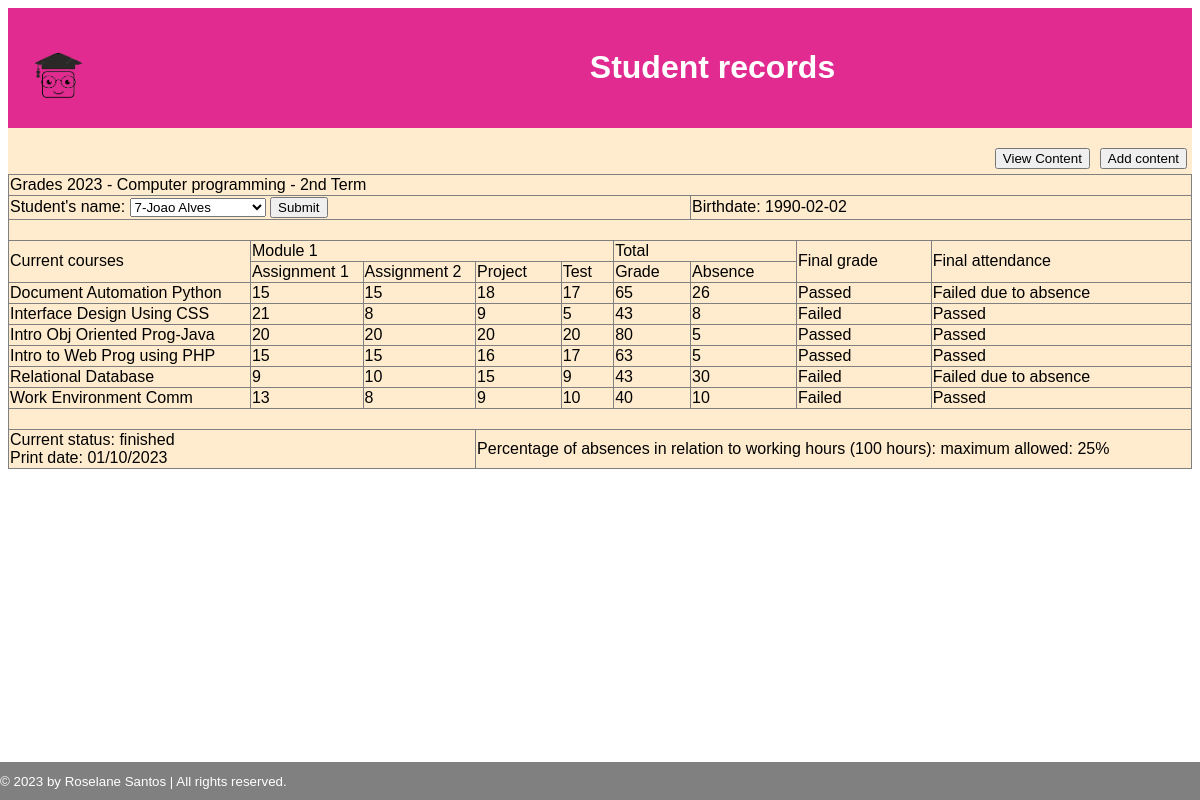
/index.php?student_id=7, run on the app's committed database.
### tables this page shows
CREATE TABLE `student_grade` (
  `id` int(11) NOT NULL AUTO_INCREMENT,
  `student_name` varchar(255) NOT NULL,
  `birthdate` date DEFAULT NULL,
  `course1_grade_assignment_1` float DEFAULT NULL,
  `course1_grade_assignment_2` float DEFAULT NULL,
  `course1_project` float DEFAULT NULL,
  `course1_grade_test` float DEFAULT NULL,
  `course1_absences` int(11) DEFAULT NULL,
  `course2_grade_assignment_1` float DEFAULT NULL,
  `course2_grade_assignment_2` float DEFAULT NULL,
  `course2_project` float DEFAULT NULL,
  `course2_grade_test` float DEFAULT NULL,
  `course2_absences` int(11) DEFAULT NULL,
  `course3_grade_assignment_1` float DEFAULT NULL,
  `course3_grade_assignment_2` float DEFAULT NULL,
  `course3_project` float DEFAULT NULL,
  `course3_grade_test` float DEFAULT NULL,
  `course3_absences` int(11) DEFAULT NULL,
  `course4_grade_assignment_1` float DEFAULT NULL,
  `course4_grade_assignment_2` float DEFAULT NULL,
  `course4_project` float DEFAULT NULL,
  `course4_grade_test` float DEFAULT NULL,
  `course4_absences` int(11) DEFAULT NULL,
  `course5_grade_assignment_1` float DEFAULT NULL,
  `course5_grade_assignment_2` float DEFAULT NULL,
  `course5_project` float DEFAULT NULL,
  `course5_grade_test` float DEFAULT NULL,
  `course5_absences` int(11) DEFAULT NULL,
  `course6_grade_assignment_1` float DEFAULT NULL,
  `course6_grade_assignment_2` float DEFAULT NULL,
  `course6_project` float DEFAULT NULL,
  `course6_grade_test` float DEFAULT NULL,
  `course6_absences` int(11) DEFAULT NULL,
  PRIMARY KEY (`id`)
);

### index.php (the view, shortened to what this page needs)
<!DOCTYPE html>
<html>
<head>
    <link rel="stylesheet" href="css/styles.css" />
</head>
    <?php
        $mysqli = new mysqli("localhost", "root", "", "assignment_1");
        $sql = "SELECT id, student_name FROM student_grade";
        $result = $mysqli->query($sql);
        $student_data = [];
        $student_id = '';
        if (isset($_GET['student_id'])&& $_GET['student_id']!= "") {
            $student_id = $_GET['student_id'];
            $sql = "SELECT * from student_grade where id=".$student_id;
            $student_data = $mysqli->query($sql)->fetch_assoc();
        }
        function calc_grade($student_data, $course) {
            if (isset($student_data[$course."_grade_assignment_1"]) && isset($student_data[$course."_grade_assignment_2"])
            && isset ($student_data[$course."_project"]) && isset($student_data[$course."_grade_test"]))        {
                  return $student_data[$course."_grade_assignment_1"] + $student_data[$course."_grade_assignment_2"]+
                  $student_data[$course."_project"] + $student_data[$course."_grade_test"];
            }
            return "";
        }
    ?>
    <body>
        <header>
            <div class="logo">
                <img src="img/logo.png" alt="Car" style="width:45%">
            </div>
            <h1>Student records</h1>
        </header>
        <nav>
            <a href="add_content.php">
            <button>Add content</button>
            </a>
        </nav>
        <nav>
            <a href="index.php">
                <button>View Content</button>
            </a>
        </nav>
        <main>
            <table class border=1>
                <tr>
                    <td colspan="9">Grades 2023 - Computer programming - 2nd Term</td>
                </tr>
                <tr>
                    <td colspan="6">
                        <form>
                            Student's name:
                            <select id ="student_id" name ="student_id" method="GET">
                                <?php
                                    while($row = $result->fetch_assoc()) {
                                        echo "<option value='".$row["id"]."' ".($student_id==$row["id"]?"selected":"").">"
                                            .$row["id"]."-".$row["student_name"]
                                            ."</option>";
                                    }
                                ?>
                            </select>
                            <button type="submit" name="btnSubmit" value="btnSubmit">Submit</button><br>
                        </form>
                    </td>
                    <td colspan="3">Birthdate: <?=$student_data["birthdate"] ?? "" ?></td>
                </tr>
                <tr>
                    <td colspan="9">&nbsp;</td>
                </tr>
                <tr>
                    <td rowspan="2">Current courses</td>
                    <td colspan="4">Module 1</td>
                    <td colspan="2">Total </td>
                    <td rowspan="2">Final grade</td>
                    <td rowspan="2">Final attendance</td>
                </tr>
                <tr>
                    <td>Assignment 1</td>
                    <td>Assignment 2</td>
                    <td>Project</td>
                    <td>Test</td>
                    <td>Grade</td>
                    <td>Absence</td>
                </tr>
                <tr>
                    <td>Document Automation Python</td>
                    <td><?=$student_data["course1_grade_assignment_1"] ?? "" ?></td>
                    <td><?=$student_data["course1_grade_assignment_2"] ?? "" ?></td>
                    <td><?=$student_data["course1_project"] ?? "" ?></td>
                    <td><?=$student_data["course1_grade_test"] ?? "" ?></td>
                    <td><?=calc_grade($student_data,"course1") ?></td>
                    <td><?=$student_data["course1_absences"] ?? "" ?></td>
                    <td><?php if($student_id) echo calc_grade($student_data,"course1") > 60? "Passed": "Failed" ?></td>
                    <td><?php if($student_id) echo 100 - $student_data["course1_absences"] > 75? "Passed": "Failed due to absence" ?></td>
                </tr>
                <tr>
                    <td>Interface Design Using CSS</td>
                    <td><?=$student_data["course2_grade_assignment_1"] ?? "" ?></td>
                    <td><?=$student_data["course2_grade_assignment_2"] ?? "" ?></td>
                    <td><?=$student_data["course2_project"] ?? "" ?></td>
                    <td><?=$student_data["course2_grade_test"] ?? "" ?></td>
                    <td><?=calc_grade($student_data,"course2") ?></td>
                    <td><?=$student_data["course2_absences"] ?? "" ?></td>
                    <td><?php if($student_id) echo calc_grade($student_data,"course2") > 60? "Passed": "Failed" ?></td>
                    <td><?php if($student_id) echo 100 - $student_data["course2_absences"] > 75? "Passed": "Failed due to absence" ?></td>
                </tr>
                <tr>
                    <td>Intro Obj Oriented Prog-Java</td>
                    <td><?=$student_data["course3_grade_assignment_1"] ?? "" ?></td>
                    <td><?=$student_data["course3_grade_assignment_2"] ?? "" ?></td>
                    <td><?=$student_data["course3_project"] ?? "" ?></td>
                    <td><?=$student_data["course3_grade_test"] ?? "" ?></td>
                    <td><?=calc_grade($student_data,"course3") ?></td>
                    <td><?=$student_data["course3_absences"] ?? "" ?></td>
                    <td><?php if($student_id) echo calc_grade($student_data,"course3") > 60? "Passed": "Failed" ?></td>
                    <td><?php if($student_id) echo 100 - $student_data["course3_absences"] > 75? "Passed": "Failed due to absence" ?></td>
                </tr>
                <tr>
                    <td>Intro to Web Prog using PHP</td>
                    <td><?=$student_data["course4_grade_assignment_1"] ?? "" ?></td>
                    <td><?=$student_data["course4_grade_assignment_2"] ?? "" ?></td>
                    <td><?=$student_data["course4_project"] ?? "" ?></td>
                    <td><?=$student_data["course4_grade_test"] ?? "" ?></td>
                    <td><?=calc_grade($student_data,"course4") ?></td>
                    <td><?=$student_data["course4_absences"] ?? "" ?></td>
                    <td><?php if($student_id) echo calc_grade($student_data,"course4") > 60? "Passed": "Failed" ?></td>
                    <td><?php if($student_id) echo 100 - $student_data["course4_absences"] > 75? "Passed": "Failed due to absence" ?></td>
                </tr>
                <tr>
                    <td>Relational Database</td>
                    <td><?=$student_data["course5_grade_assignment_1"] ?? "" ?></td>
                    <td><?=$student_data["course5_grade_assignment_2"] ?? "" ?></td>
                    <td><?=$student_data["course5_project"] ?? "" ?></td>
                    <td><?=$student_data["course5_grade_test"] ?? "" ?></td>
                    <td><?=calc_grade($student_data,"course5") ?></td>
                    <td><?=$student_data["course5_absences"] ?? "" ?></td>
                    <td><?php if($student_id) echo calc_grade($student_data,"course5") > 60? "Passed": "Failed" ?></td>
                    <td><?php if($student_id) echo 100 - $student_data["course5_absences"] > 75? "Passed": "Failed due to absence" ?></td>
                </tr>
                <tr>
                    <td>Work Environment Comm</td>
                    <td><?=$student_data["course6_grade_assignment_1"] ?? "" ?></td>
                    <td><?=$student_data["course6_grade_assignment_2"] ?? "" ?></td>
                    <td><?=$student_data["course6_project"] ?? "" ?></td>
                    <td><?=$student_data["course6_grade_test"] ?? "" ?></td>
                    <td><?=calc_grade($student_data,"course6") ?></td>
                    <td><?=$student_data["course6_absences"] ?? "" ?></td>
                    <td><?php if($student_id) echo calc_grade($student_data,"course6") > 60? "Passed": "Failed" ?></td>
                    <td><?php if($student_id) echo 100 - $student_data["course6_absences"] > 75? "Passed": "Failed due to absence" ?></td>
                </tr>
                <tr>
                    <td colspan="9">&nbsp;</td>
                </tr>
                <tr>
                    <td colspan="3">Current status: finished<br>
                        Print date: 01/10/2023</td>
                    <td colspan="6">Percentage of absences in relation to working hours (100 hours): maximum allowed: 25%</td>
                </tr>
            </table>
        </main>
        <footer>
            <small>© 2023 by Roselane Santos | All rights reserved.</small>
        </footer>
    </body>
</html>

### css/styles.css (style rules this page uses)
html { background-color: white; }
body { font-family: Tahoma, Verdana, sans-serif; }
header h1 { text-align: center; }
header .logo { float: left; }
header { background-color: rgb(226, 43, 144); color: #fff; padding: 20px 0; margin-bottom: 15px; }
table { table-layout: auto; width: 100%; border-collapse: collapse; color: black; }
body { background-color: blanchedalmond; }
nav { float: right; padding: 5px; }
footer { background-color: gray; color: #fff; padding: 10px 0; position: fixed; left: 0; bottom: 0; width: 100%; color: white; text-align: left; }

### data on the page
student_grade: birthdate "1990-02-02", course1_grade_assignment_1 "15", course1_grade_assignment_2 "15", course1_project "18", course1_grade_test "17", calc_grade($student_data,"course1") "65", course1_absences "26", course2_grade_assignment_1 "21", course2_grade_assignment_2 "8", course2_project "9", course2_grade_test "5", calc_grade($student_data,"course2") "43", course2_absences "8", course3_grade_assignment_1 "20", course3_grade_assignment_2 "20", course3_project "20", course3_grade_test "20", calc_grade($student_data,"course3") "80", course3_absences "5", course4_grade_assignment_1 "15", course4_grade_assignment_2 "15", course4_project "16", course4_grade_test "17", calc_grade($student_data,"course4") "63", course4_absences "5", course5_grade_assignment_1 "9", course5_grade_assignment_2 "10", course5_project "15", course5_grade_test "9", calc_grade($student_data,"course5") "43", course5_absences "30", course6_grade_assignment_1 "13", course6_grade_assignment_2 "8", course6_project "9", course6_grade_test "10", calc_grade($student_data,"course6") "40", course6_absences "10"

### other printed values
form field student_id "7-Joao Alves"
